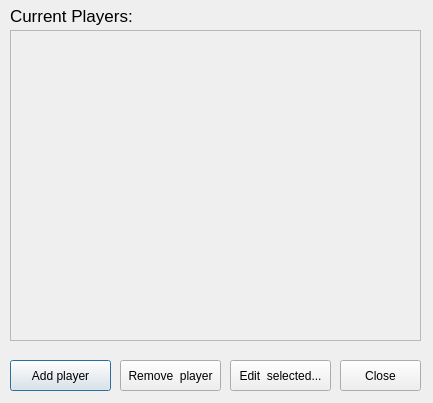
<?xml version="1.0" encoding="UTF-8"?>
<ui version="4.0">
 <class>Dialog</class>
 <widget class="QDialog" name="Dialog">
  <property name="geometry">
   <rect>
    <x>0</x>
    <y>0</y>
    <width>433</width>
    <height>403</height>
   </rect>
  </property>
  <property name="windowTitle">
   <string>Dialog</string>
  </property>
  <widget class="QScrollArea" name="CurrentPlayersList">
   <property name="geometry">
    <rect>
     <x>10</x>
     <y>30</y>
     <width>411</width>
     <height>311</height>
    </rect>
   </property>
   <property name="widgetResizable">
    <bool>true</bool>
   </property>
   <widget class="QWidget" name="scrollAreaWidgetContents">
    <property name="geometry">
     <rect>
      <x>0</x>
      <y>0</y>
      <width>409</width>
      <height>309</height>
     </rect>
    </property>
   </widget>
  </widget>
  <widget class="QLabel" name="CurrentPlayersLabel">
   <property name="geometry">
    <rect>
     <x>10</x>
     <y>0</y>
     <width>131</width>
     <height>31</height>
    </rect>
   </property>
   <property name="font">
    <font>
     <pointsize>13</pointsize>
    </font>
   </property>
   <property name="text">
    <string>Current Players:</string>
   </property>
  </widget>
  <widget class="QPushButton" name="pushButton">
   <property name="geometry">
    <rect>
     <x>10</x>
     <y>360</y>
     <width>101</width>
     <height>31</height>
    </rect>
   </property>
   <property name="text">
    <string>Add player</string>
   </property>
  </widget>
  <widget class="QPushButton" name="pushButton_2">
   <property name="geometry">
    <rect>
     <x>120</x>
     <y>360</y>
     <width>101</width>
     <height>31</height>
    </rect>
   </property>
   <property name="text">
    <string>Remove  player</string>
   </property>
  </widget>
  <widget class="QPushButton" name="pushButton_3">
   <property name="geometry">
    <rect>
     <x>230</x>
     <y>360</y>
     <width>101</width>
     <height>31</height>
    </rect>
   </property>
   <property name="text">
    <string>Edit  selected...</string>
   </property>
  </widget>
  <widget class="QPushButton" name="pushButton_4">
   <property name="geometry">
    <rect>
     <x>340</x>
     <y>360</y>
     <width>81</width>
     <height>31</height>
    </rect>
   </property>
   <property name="text">
    <string>Close</string>
   </property>
  </widget>
 </widget>
 <resources/>
 <connections/>
</ui>
